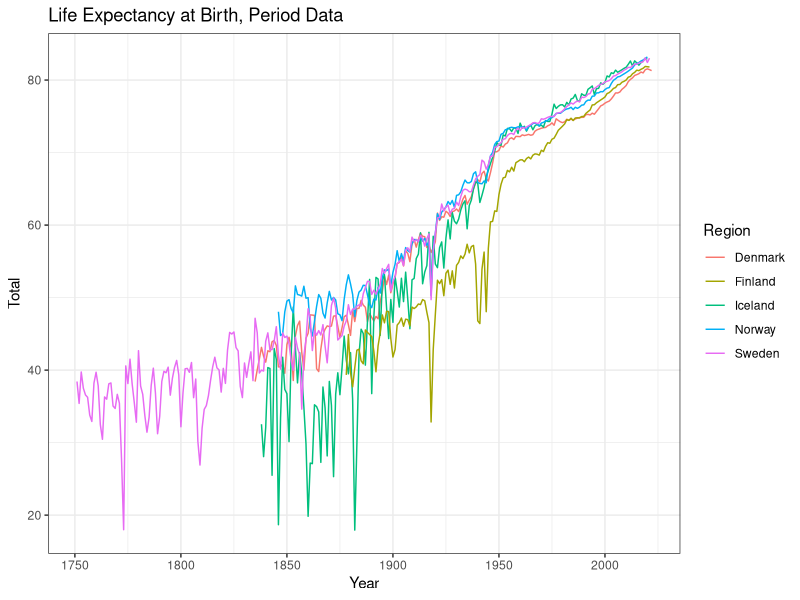
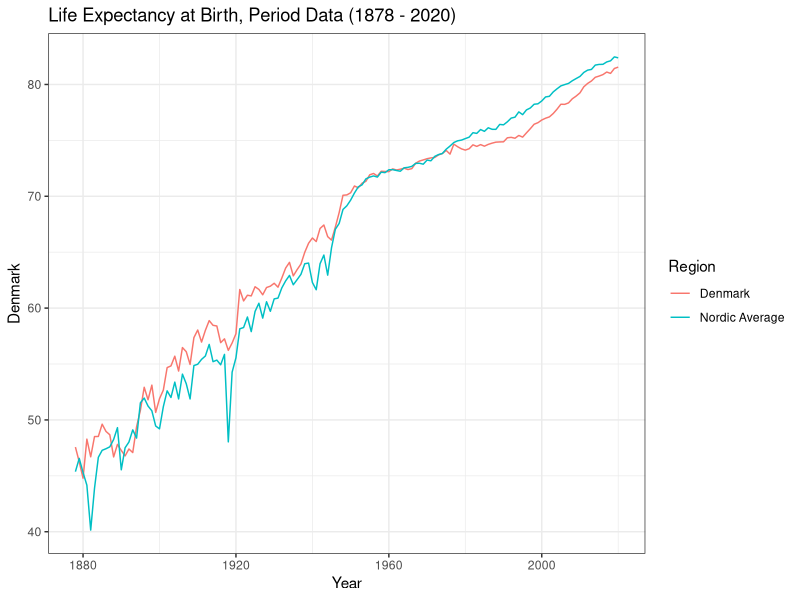
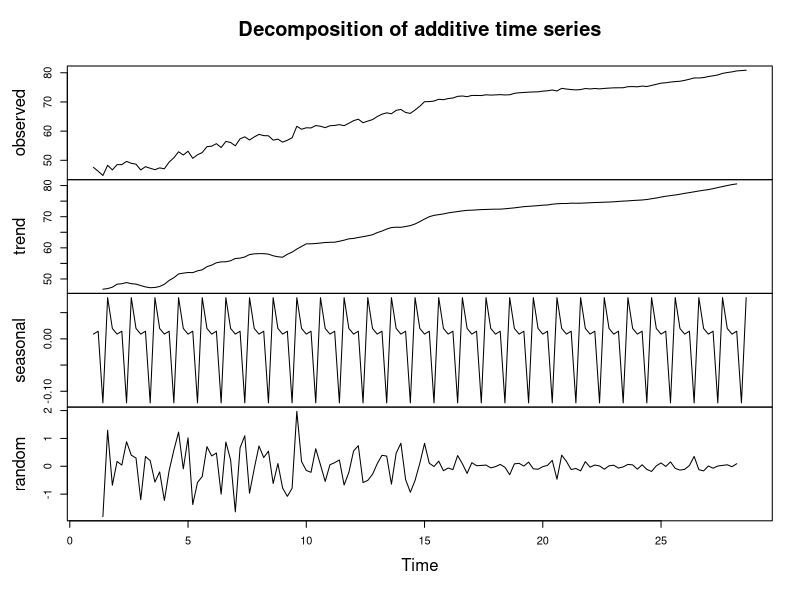
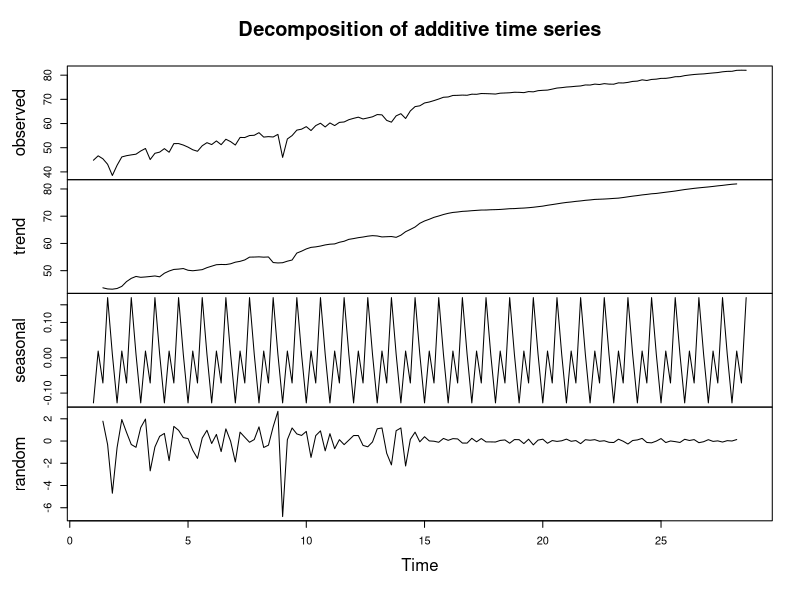
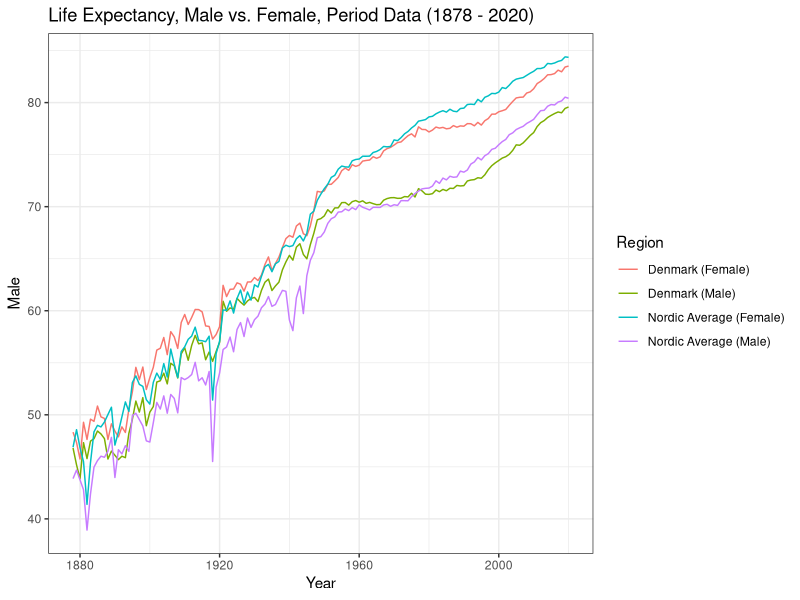
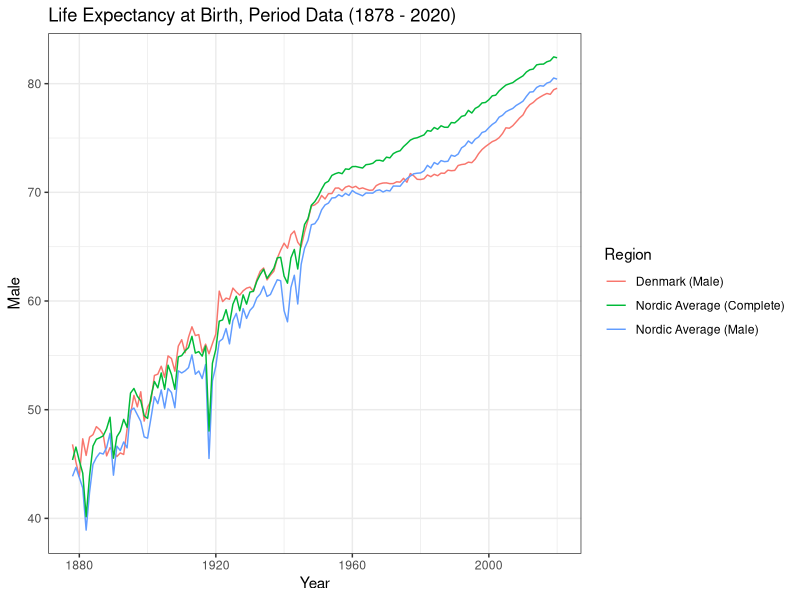
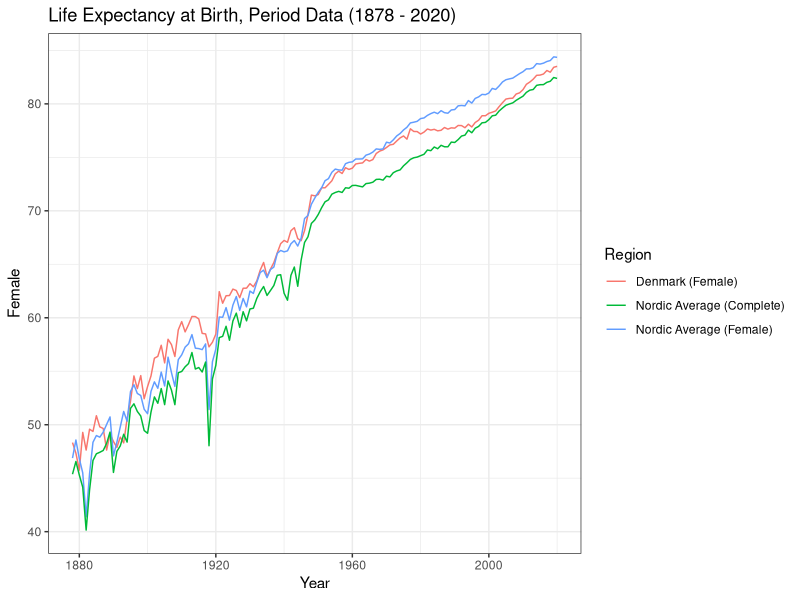
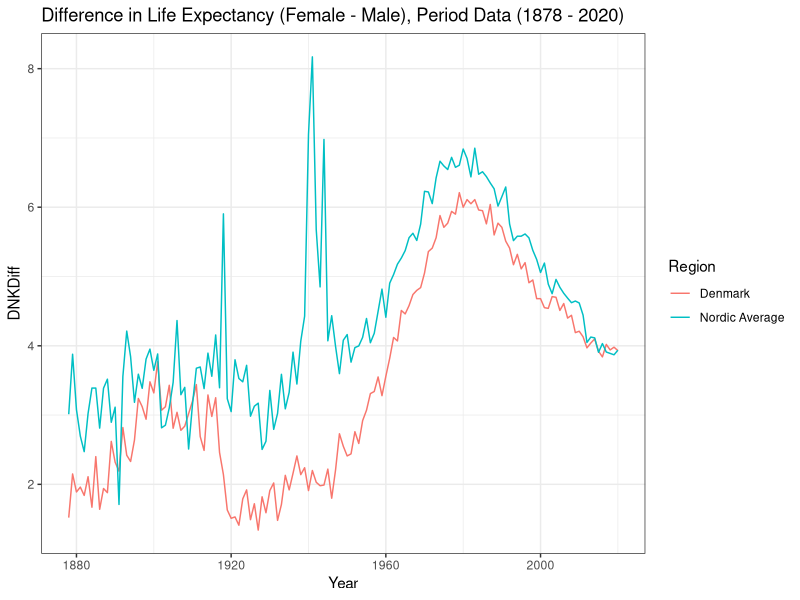

Source code (R) for these figures, in order:
## ---- chunk 1
library(ggplot2)
library(ggpubr)
options(scipen = 1000)
## ---- chunk 2
DNK <- read.table('DNKexpPer.txt', skip = 2, header = T) 
SWE <- read.table('SWEexpPer.txt', skip = 2, header = T) 
FIN <- read.table('FINexpPer.txt', skip = 2, header = T) 
ISL <- read.table('ISLexpPer.txt', skip = 2, header = T) 
NOR <- read.table('NORexpPer.txt', skip = 2, header = T)
## ---- chunk 3
ggplot() + 
  geom_line(data = DNK, mapping = aes(x = Year, y = Total, color = "Denmark")) + 
  geom_line(data = ISL, mapping = aes(x = Year, y = Total, color = "Iceland")) + 
  geom_line(data = NOR, mapping = aes(x = Year, y = Total, color = "Norway")) + 
  geom_line(data = SWE, mapping = aes(x = Year, y = Total, color = "Sweden")) + 
  geom_line(data = FIN, mapping = aes(x = Year, y = Total, color = "Finland")) + 
    labs(colour = "Region") + theme_bw() + 
  ggtitle("Life Expectancy at Birth, Period Data")
  
## ---- chunk 4
start = 1878
end = 2020

DNK <- DNK[DNK$Year >= 1878 & DNK$Year <= 2020,]
SWE <- SWE[SWE$Year >= 1878 & SWE$Year <= 2020,]
FIN <- FIN[FIN$Year >= 1878 & FIN$Year <= 2020,]
ISL <- ISL[ISL$Year >= 1878 & ISL$Year <= 2020,]
NOR <- NOR[NOR$Year >= 1878 & NOR$Year <= 2020,]
## ---- chunk 5
Nord = data.frame(Year = 1878:2020,
                  Denmark = DNK$Total, 
                  Finland = FIN$Total, 
                  Iceland = ISL$Total,
                  Norway = NOR$Total,
                  Sweden = SWE$Total)

Nord$Avg <- (Nord$Denmark + Nord$Finland + Nord$Iceland + Nord$Norway + Nord$Sweden)/5
Nord$AvgExclude <- (Nord$Finland + Nord$Iceland + Nord$Norway + Nord$Sweden)/4
## ---- chunk 6
ggplot(data = Nord) + 
  geom_line(mapping = aes(x = Year, y = Denmark, color = "Denmark")) + 
  geom_line(mapping = aes(x = Year, y = Avg, color = "Nordic Average")) + 
  labs(colour = "Region") + theme_bw() + 
  ggtitle("Life Expectancy at Birth, Period Data (1878 - 2020)")
  
## ---- chunk 7
DNKSeries <- ts(data = Nord$Denmark, start = 1, end = 28.6, frequency = 5)

decompDNK <- decompose(DNKSeries)

plot(decompDNK)
## ---- chunk 8
NordSeries <- ts(data = Nord$AvgExclude, start = 1, end = 28.6, frequency = 5)

decompNord <- decompose(NordSeries)

plot(decompNord)
## ---- chunk 9
Nord$MaleAvg <- (DNK$Male + NOR$Male + ISL$Male + SWE$Male + FIN$Male)/5
Nord$FemaleAvg <- (DNK$Female + NOR$Female + ISL$Female + SWE$Female + FIN$Female)/5
## ---- chunk 10
ggplot() + 
  geom_line(data = DNK, mapping = aes(x = Year, y = Male, color = "Denmark (Male)")) + 
  geom_line(data = DNK, mapping = aes(x = Year, y = Female, color = "Denmark (Female)")) + 
  geom_line(data = Nord, mapping = aes(x = Year, y = MaleAvg, color = "Nordic Average (Male)")) + 
  geom_line(data = Nord, mapping = aes(x = Year, y = FemaleAvg, color = "Nordic Average (Female)")) + 
  labs(colour = "Region") + theme_bw() + 
  ggtitle("Life Expectancy, Male vs. Female, Period Data (1878 - 2020)")
## ---- chunk 11
ggplot(data = Nord) + 
  geom_line(data = DNK, mapping = aes(x = Year, y = Male, color = "Denmark (Male)")) + 
  geom_line(data = Nord, mapping = aes(x = Year, y = MaleAvg, color = "Nordic Average (Male)")) + 
  geom_line(data = Nord, mapping = aes(x = Year, y = Avg, color = "Nordic Average (Complete)")) + 
  labs(colour = "Region") + theme_bw() + 
  ggtitle("Life Expectancy at Birth, Period Data (1878 - 2020)")
## ---- chunk 12
ggplot() + 
  geom_line(data = DNK, mapping = aes(x = Year, y = Female, color = "Denmark (Female)")) + 
  geom_line(data = Nord, mapping = aes(x = Year, y = FemaleAvg, color = "Nordic Average (Female)")) + 
  geom_line(data = Nord, mapping = aes(x = Year, y = Avg, color = "Nordic Average (Complete)")) + 
  labs(colour = "Region") + theme_bw() + 
  ggtitle("Life Expectancy at Birth, Period Data (1878 - 2020)")
## ---- chunk 13
Nord$DNKDiff <- - DNK$Male + DNK$Female
Nord$SWEDiff <- - SWE$Male + SWE$Female
Nord$ISLDiff <- - ISL$Male + ISL$Female
Nord$NORDiff <- - NOR$Male + NOR$Female
Nord$FINDiff <- - FIN$Male + FIN$Female

Nord$DiffAvg <- (Nord$DNKDiff + Nord$NORDiff + Nord$ISLDiff + Nord$FINDiff + Nord$SWEDiff)/5
Nord$DiffAvgExclude <- (Nord$NORDiff + Nord$ISLDiff + Nord$FINDiff + Nord$SWEDiff)/4
## ---- chunk 14
ggplot(data = Nord) + 
  geom_line(mapping = aes(x = Year, y = DNKDiff, color = "Denmark")) + 
  geom_line(mapping = aes(x = Year, y = DiffAvg, color = "Nordic Average")) + 
  labs(colour = "Region") + theme_bw() + 
  ggtitle("Difference in Life Expectancy (Female - Male), Period Data (1878 - 2020)")
## ---- chunk 15
LTm<-read.table("mltper_1x1.txt", skip = 2, header = T) 
LTf<-read.table("fltper_1x1.txt", skip = 2, header = T) 
LTb<-read.table("bltper_1x1.txt", skip = 2, header = T) 

clean <- function(LT){
  LT$Age[LT$Age == "110+"] <- 110
  LT$Age <- as.numeric(LT$Age)
  LT$Year <- as.numeric(LT$Year)

  LT <- LT[LT$Year %in% seq(1880, 2020, 40),]
  
  return(LT)
}

LTm <- clean(LTm)
LTf <- clean(LTf)
LTb <- clean(LTb)

LifeTable<-function(qx){
  
  lx<-100000
  
  px<-1-qx
  
  for(y in 1:110){
    lx[y+1]<- lx[y] * px[y]
  }
  
  dx <- lx*qx
  
  Age<-0:110
  
  ALL<-data.frame(Age = Age, qx = qx,
                  lx = lx,dx = dx)
  
  return(ALL)
}
## ---- chunk 16
dnk1880 <- ggplot() + 
  geom_line(data = LTm[LTm$Year == 1880,], mapping = aes(x = Age, y = lx, color = "Male")) + 
  geom_line(data = LTf[LTf$Year == 1880,], mapping = aes(x = Age, y = lx, color = "Female")) + 
  geom_line(data = LTb[LTb$Year == 1880,], mapping = aes(x = Age, y = lx, color = "Complete")) + theme(legend.position = "none") + ggtitle(" ")
  #ggtitle("Survival Function, Denmark (1880)") 

dnk1920 <- ggplot() + 
  geom_line(data = LTm[LTm$Year == 1920,], mapping = aes(x = Age, y = lx, color = "Male")) + 
  geom_line(data = LTf[LTf$Year == 1920,], mapping = aes(x = Age, y = lx, color = "Female")) + 
  geom_line(data = LTb[LTb$Year == 1920,], mapping = aes(x = Age, y = lx, color = "Complete")) + theme(legend.position = "none") + ggtitle(" ")
  #ggtitle("Survival Function, Denmark (1920)") 

dnk1960 <- ggplot() + 
  geom_line(data = LTm[LTm$Year == 1960,], mapping = aes(x = Age, y = lx, color = "Male")) + 
  geom_line(data = LTf[LTf$Year == 1960,], mapping = aes(x = Age, y = lx, color = "Female")) + 
  geom_line(data = LTb[LTb$Year == 1960,], mapping = aes(x = Age, y = lx, color = "Complete")) + theme(legend.position = "none") + ggtitle(" ")
  #ggtitle("Survival Function, Denmark (1960)") 

dnk2000 <- ggplot() + 
  geom_line(data = LTm[LTm$Year == 2000,], mapping = aes(x = Age, y = lx, color = "Male")) + 
  geom_line(data = LTf[LTf$Year == 2000,], mapping = aes(x = Age, y = lx, color = "Female")) + 
  geom_line(data = LTb[LTb$Year == 2000,], mapping = aes(x = Age, y = lx, color = "Complete")) + theme(legend.position = "none") + ggtitle(" ")
  #ggtitle("Survival Function, Denmark (2000)") 

ggarrange(dnk1880, dnk1920, dnk1960, dnk2000, nrow = 2, ncol = 2, common.legend = TRUE, labels = c(1880, 1920, 1960, 2000), hjust = -1, font.label= c(size = 9), legend = "bottom")
## ---- chunk 17
ggplot(data = LTf) + 
  geom_line(mapping = aes(x = Age, y = lx, color = Year, group = Year)) + 
  scale_color_continuous(type = "viridis") + 
  ggtitle("Survival Function, Denmark (Female)") + 
  theme(legend.position = "none") + 
  geom_text(data = LTf[LTf$Age == 65,], aes(label = Year, x = Age, y = lx + 3000, color = Year))
## ---- chunk 18
ggplot(data = LTb) + 
  geom_line(mapping = aes(x = Age, y = lx, color = Year, group = Year)) + 
  scale_color_continuous(type = "viridis") + 
  ggtitle("Survival Function, Denmark") + 
  theme(legend.position = "none") + 
  geom_text(data = LTb[LTb$Age == 65,], aes(label = Year, x = Age, y = lx + 3000, color = Year))
## ---- chunk 19
ggplot(data = LTm) + 
  geom_line(mapping = aes(x = Age, y = lx, color = Year, group = Year)) + 
  scale_color_continuous(type = "viridis") + 
  ggtitle("Survival Function, Denmark (Male)") + 
  theme(legend.position = "none") + 
  geom_text(data = LTm[LTm$Age == 65,], aes(label = Year, x = Age, y = lx + 3000, color = Year))
## ---- chunk 20
ggplot()+
  geom_line(LTm, mapping = aes(x=Age,y=qx, color = Year, group = Year))+
  scale_y_continuous(trans = "log10")+
  labs(x = "Age",y="qx")+theme_bw() + 
  theme(legend.position = "none") + 
  scale_color_continuous(type = "viridis") +
  geom_text(data = LTm[LTm$Age == 10,], aes(label = Year, x = Age, y = qx, color = Year)) + 
  ggtitle("Distribution of Deaths, Denmark (Male)")
## ---- chunk 21
ggplot()+
  geom_line(LTf, mapping = aes(x=Age,y=qx, color = Year, group = Year))+
  scale_y_continuous(trans = "log10")+
  labs(x = "Age",y="qx")+theme_bw() + 
  theme(legend.position = "none") + 
  scale_color_continuous(type = "viridis") +
  geom_text(data = LTf[LTf$Age == 5,], aes(label = Year, x = Age, y = qx, color = Year)) + 
  ggtitle("Distribution of Deaths, Denmark (Female)")
## ---- chunk 22
ggplot()+
  geom_line(LTb, mapping = aes(x=Age,y=qx, color = Year, group = Year))+
  scale_y_continuous(trans = "log10")+
  labs(x = "Age",y="qx")+theme_bw() + 
  theme(legend.position = "none") + 
  scale_color_continuous(type = "viridis") +
  geom_text(data = LTb[LTb$Age == 8,], aes(label = Year, x = Age, y = qx, color = Year)) + 
  ggtitle("Distribution of Deaths, Denmark")
